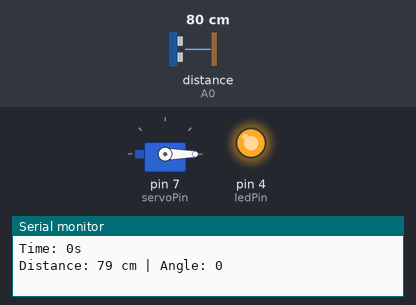
Bench run of a sketch on a simulated Arduino Uno, built with avr-gcc and run on an emulated ATmega328P. On the bench: servo, output pins drawn as LEDs (lit = HIGH), the last lines printed to the serial monitor. Wiring (inferred from the names in the program): ultrasonic range finder: trigger pin 2; echo A0. The test bench sets the inputs (shaded band); at power-on: distance to the obstacle (sensor on A0) 80 cm. The echo pulse lasts 58.3 µs per cm; pins used as bus, display or sensor lines are not drawn.

Above: at 0.1 s.
At 0.8 s:
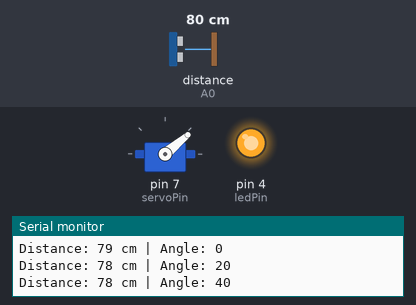
At 1.55 s:
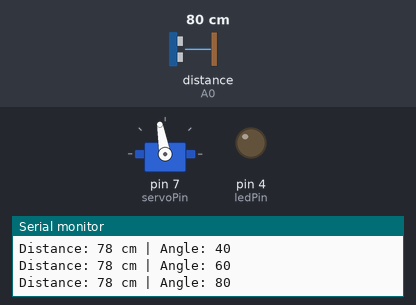
At 3.05 s:
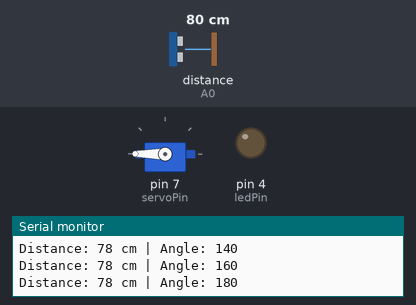
Timing chart, 0 to 7.7 s (numbered marks = the images above):
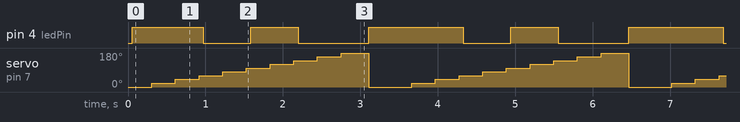

The sketch:

Radar_Arduino.ino
```cpp
//
//   Código para la función del Arduino
//
//   Se sube al Arduino para leer los datos
//   y moverse cada ciertos tiempos,
//   además de avisar inicio y  fin de barridos.
//


// Imports necesarios
#include <Servo.h>

// Definiciones de pines
const int trigPin = 2;
const int echoPin = A0;
const int servoPin = 7;
const int ledPin = 4;
const int buzzerPin = 11;

// Variable para los pasos
int step = 0;

// Variable para el servo
Servo myServo;
int servoPos = 0;

// Función setup para configurar el Arduino
void setup() {
  Serial.begin(9600);
  pinMode(trigPin, OUTPUT);
  pinMode(ledPin, OUTPUT);
  pinMode(buzzerPin, OUTPUT);
  pinMode(echoPin, INPUT);

  myServo.attach(servoPin);
}

// Función loop para el proceso
void loop() {

  // Señal de inicio del barrido
  Serial.println("Time: 0s");

  // Movimiento del servo
  while(step <= 180){
    myServo.write(step);
    delay(50);

    // Lectura de la distancia
    readDistance();

    // Función del LED
    if(step < 45){
      analogWrite(ledPin, 255);
    }
    else if(step < 90){
      analogWrite(ledPin, 0);
    }
    else if(step < 135){
      analogWrite(ledPin, 255);
    }
    else if(step < 180){
      analogWrite(ledPin, 0);
    }

    // Espera al servo y continúa cada 20 grados
    delay(250);
    step+=20;
  }

  // Se reinicia el barrido
  step = 0;

  // Señal de fin del barrido
  Serial.println("Time: 1s");
  delay(50);

  // Se reinicia la posición del servo
  myServo.write(step);
  analogWrite(ledPin, 255);

  delay(250);
}

// Función para la lectura de la distancia
void readDistance() {

  // Envío del pulso
  digitalWrite(trigPin, LOW);
  delayMicroseconds(2);
  digitalWrite(trigPin, HIGH);
  delayMicroseconds(10);
  digitalWrite(trigPin, LOW);

  // Lectura de la distancia
  long duration = pulseIn(echoPin, HIGH);
  int distance = duration * 0.034 / 2;

  // Se muestra la distancia
  Serial.print("Distance: ");
  Serial.print(distance);

  // Señal auditiva
  if(distance < 50 && distance > 0){
    tone(buzzerPin, step*75);
    delay(5);
  }
  noTone(buzzerPin);

  // Se muestra el ángulo
  Serial.print(" cm | Angle: ");
  Serial.println(step);
}
```

Measured:
- by itself, pin 4 (ledPin): repeats every 3.4 s: LOW 0.61 s, HIGH 0.61 s, LOW 0.91 s, HIGH 1.2 s
- by itself, servo on pin 7 (servoPin): repeats every 3.4 s: 40° 0.31 s, 60° 0.31 s, 80° 0.31 s, 100° 0.31 s, 120° 0.31 s, 140° 0.31 s, 160° 0.31 s, 180° 0.36 s, 0° 0.56 s, 20° 0.31 s
